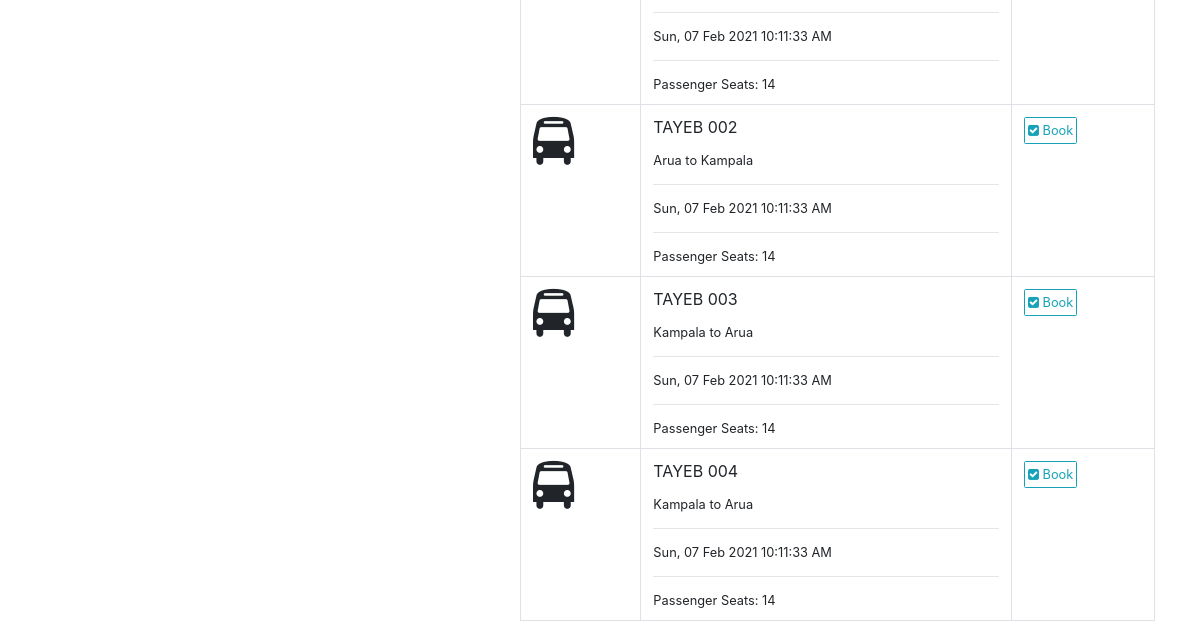
The page /bus/search (lower part) on the database as committed earlier.
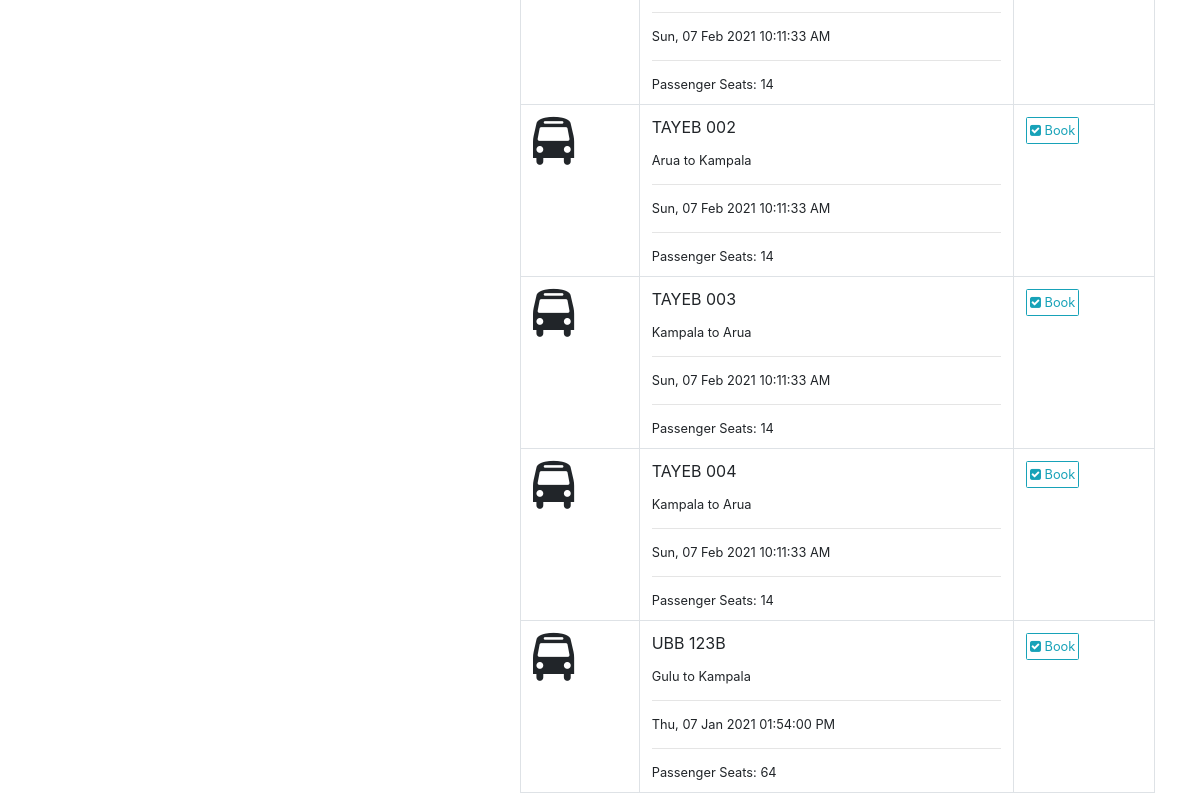
The same page on the database as committed later.
### app/models/models.py (models this page shows, shortened)
class Bus(db.Model):
    id = db.Column(db.Integer, primary_key=True)
    number = db.Column(db.String(16))
    columns = db.Column(db.Integer)
    rows = db.Column(db.Integer)
    broadcast = db.Column(db.Boolean)
    departure_time = db.Column(db.DateTime)
    schedule_cancelled_reason = db.Column(db.String(1024))
    booking_deadline = db.Column(db.DateTime)
    free_bus_time = db.Column(db.DateTime)
    branch_id = db.Column(db.Integer, db.ForeignKey("branch.id"))
    company_id = db.Column(db.Integer, db.ForeignKey("company.id"))
    status_id = db.Column(db.Integer, db.ForeignKey("status.id"))
    journey_id = db.Column(db.Integer, db.ForeignKey("journey.id"))
    grids = db.relationship("Grid", backref="bus", cascade="delete", lazy="dynamic")
    bookings = db.relationship("Booking", backref="bus")
    payments = db.relationship("Payment", backref="bus")
    def seats(self):
        return list(filter(lambda grid:grid.grid_type==1, self.grids))

class Journey(db.Model):
    id = db.Column(db.Integer, primary_key=True)
    from_ = db.Column(db.String(64))
    to = db.Column(db.String(64))
    distance = db.Column(db.Float)
    duration = db.Column(db.Float)
    branch_id = db.Column(db.Integer, db.ForeignKey("branch.id"))
    buses = db.relationship("Bus", backref="journey")
    pickups = db.relationship("Pickup", backref="journey")
    pricings = db.relationship("Pricing", backref="journey")
    payments = db.relationship("Payment", backref="journey")
    def __str__(self):
        return f"{self.from_} to {self.to}"

### app/WEB/views/bus.py (the view)
@bus_bp.route("/search", methods=["GET"])
def search_buses():
	search_buses_form = SearchBusesForm(request.args)
	from_ = None
	to = None
	departure_time = None
	if search_buses_form.validate():
		data = search_buses_form.data
		from_ = data.get("from_")
		to = data.get("to")
		departure_time = data.get("departure_time")
	buses = find_buses(from_=from_, to=to, departure_time=departure_time)
	if departure_time:
		search_buses_form.departure_time.data = departure_time.strftime(app.config.get("TIME_FORMAT"))
	template = "index/search-buses-results.html"
	if current_user.is_authenticated:
		template = "bus/passenger-buses.html"
	return render_template(template, buses=buses, search_buses_form=search_buses_form)

### app/WEB/context_processors.py (called while the page is built)
@app.context_processor
def application():
	return  {
		"HOST": app.config.get("HOST_ADDRESS")
	}

@app.context_processor
def company():
	context = dict()
	if current_user.is_authenticated:
		context["profile"] = current_user.profile
		branch = current_user.profile.branch
		if branch:
			context["branch"] = branch
			context["company"] = branch.company
	return context

### app/WEB/forms/bus.py (called while the page is built, shortened)
	def validate_departure_time(form, field):
		departure_time = field.data

### app/WEB/template_filters.py (called while the page is built)
def datetimeformat(value, format='%H:%M / %d-%m-%Y'):
	if isinstance(value, datetime):
		return value.strftime(format)

### app/helpers/datetimes.py (called while the page is built)
def now():
	return datetime.datetime.now().astimezone(timezone)

### app/utils.py (called while the page is built, shortened)
def find_buses(from_=None, to=None, departure_time=None, company_id=None):
	journeys_query = Journey.query
	if from_:
	    journeys_query = journeys_query.filter(Journey.from_==from_)
	if to:
	    journeys_query = journeys_query.filter(Journey.to==to)
	journeys = journeys_query.all()
	buses_query = Bus.query.filter(Bus.journey_id.in_([journey.id for journey in journeys]), Bus.booking_deadline > now())
	if company_id:
	    buses_query = buses_query.filter_by(company_id=company_id)
	return buses_query.all()

### app/templates/index/search-buses-results.html (shortened to what this page needs)
{% extends 'index/home-base.html' %}
{% block content %}
<div class="container">
	<div class="row">
		<div class="col-md-5">
		</div>
		<div class="col-md-7">
			{% include 'index/available-buses.html' %}
		</div>
	</div>
</div>
{% endblock %}

### app/templates/index/home-base.html (shortened to what this page needs)
{% extends 'base.html' %}
{% block body %}
<div class="container-fluid p-0">
	{% block content %}
	{% endblock %}
</div>
{% endblock %}

### app/templates/base.html (shortened to what this page needs)
<html>
	<head>
		<link rel="stylesheet" type="text/css" href="{{ url_for('static', filename='css/bootstrap.min.css') }}">
		<link rel="stylesheet" type="text/css" href="{{ url_for('static', filename='css/cropper.min.css') }}">
		<link rel="stylesheet" type="text/css" href="{{ url_for('static', filename='css/tempusdominus-bootstrap-4.min.css') }}">
		<link rel="stylesheet" type="text/css" href="{{ url_for('static', filename='css/style.css') }}">
		<link rel="stylesheet" type="text/css" href="{{ url_for('static', filename='css/font-awesome.min.css') }}">
	</head>
	<body>
		{% block body %}
		{% endblock %}
	</body>
</html>

### app/templates/index/search-buses-form.html (shortened to what this page needs)
{% from 'helpers.html' import render_string_field, render_UTC_field, render_datetime_field %}

### app/templates/index/available-buses.html (shortened to what this page needs)
<table class="table table-responsive-sm border">
    <tbody>
        {% for bus in buses %}
            <tr>
                <td>
                	<span class="fa fa-bus fa-3x"></span>
                </td>
                <td class="border m-auto">
                    <p>{{bus.number}}</p>
                    <small>{{bus.journey}}</small>
                    <hr>
                    <small>{{bus.departure_time|datetimeformat('%a, %d %b %Y %r')}}</small>
                    <hr>
                    <small>Passenger Seats: {{bus.seats()|length}} </small>
                </td>
                <td><a href="{{url_for('bus.get_passenger_bus', bus_id=bus.id)}}" class='btn btn-outline-info'><span class="fa fa-check-square"></span> Book</a></td>
            </tr>
        {% else %}
            <div class="container" align="center">
                <p class="display-5 text-muted p-2">No Buses Available!</p>
            </div>
        {% endfor %}
    </tbody>
</table>

Rows that differ between the two databases and show on the page:
added Bus: number "UBB 123B", journey "Gulu to Kampala", departure_time "Thu, 07 Jan 2021 01:54:00 PM", seats|length "64"
